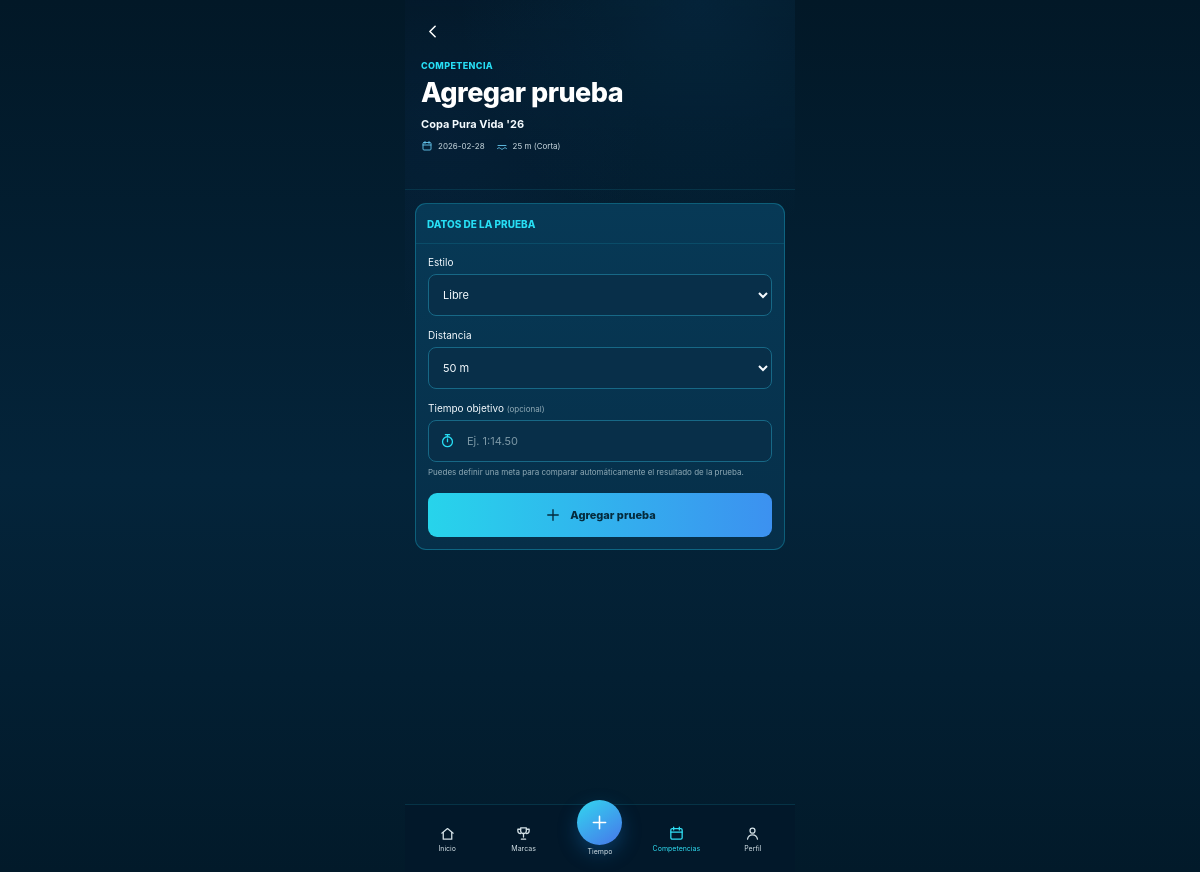
/competitions/1/events/new, run on the app's committed database.
### tables this page shows
CREATE TABLE competitions (
        id INTEGER PRIMARY KEY AUTOINCREMENT,
        name TEXT NOT NULL,
        competition_date TEXT NOT NULL,
        location TEXT,
        pool_length INTEGER NOT NULL,
        notes TEXT,
        created_at TEXT NOT NULL DEFAULT CURRENT_TIMESTAMP
    );

### app.py (the view, shortened to what this page needs)
@app.route("/competitions/<int:competition_id>/events/new", methods=["GET", "POST"])
def new_competition_event(competition_id):
    conn = get_db()
    comp = conn.execute("SELECT * FROM competitions WHERE id=?", (competition_id,)).fetchone()
    if not comp:
        conn.close()
        return "Competencia no encontrada", 404
    conn.close()
    return render_template("competition_event_form.html", comp=comp, styles=STYLES, official_events=OFFICIAL_EVENTS)

### app.py (called while the page is built)
def get_db():
    conn = sqlite3.connect(DB)
    conn.row_factory = sqlite3.Row
    conn.execute("PRAGMA foreign_keys = ON")
    return conn

### templates/competition_event_form.html (shortened to what this page needs)
{% extends "base.html" %}
{% block content %}
<div class="sp272-page">
  <section class="sp272-water-header">
    <a href="{{ url_for('competition_detail', competition_id=comp.id) }}"
       class="sp272-back"
       aria-label="Volver">
      <svg viewBox="0 0 24 24">
        <path d="m15 18-6-6 6-6"/>
      </svg>
    </a>
    <span class="sp272-kicker">COMPETENCIA</span>
    <h1>Agregar prueba</h1>
    <div class="sp272-comp-name">
      {{ comp.name }}
    </div>
    <div class="sp272-meta">
      <span>
        <svg viewBox="0 0 24 24">
          <rect x="4" y="5" width="16" height="15" rx="2"/>
          <path d="M8 3v4M16 3v4M4 10h16"/>
        </svg>
        {{ comp.competition_date }}
      </span>
      <span>
        <svg viewBox="0 0 24 24">
          <path d="M3 17c2-2 4-2 6 0s4 2 6 0 4-2 6 0"/>
          <path d="M4 11h16"/>
        </svg>
        {{ comp.pool_length }} m
        ({% if comp.pool_length == 25 %}Corta{% else %}Larga{% endif %})
      </span>
    </div>
  </section>
  <section class="sp272-card">
    <div class="sp272-card-head">
      <h2>DATOS DE LA PRUEBA</h2>
    </div>
    <form method="post" class="sp272-form">
      <label>
        <span>Estilo</span>
        <select name="stroke" id="stroke" required>
          {% for s in styles %}
            <option value="{{ s }}">{{ s }}</option>
          {% endfor %}
        </select>
      </label>
      <label>
        <span>Distancia</span>
        <select name="distance" id="distance" required></select>
      </label>
      <label>
        <span>Tiempo objetivo <small>(opcional)</small></span>
        <div class="sp272-time-field">
          <input type="text"
                 name="target_time"
                 placeholder="Ej. 1:14.50"
                 inputmode="decimal">
        </div>
        <small class="sp272-help">
          Puedes definir una meta para comparar automáticamente el resultado de la prueba.
        </small>
      </label>
      <button type="submit" class="sp272-submit">
        <svg viewBox="0 0 24 24">
          <path d="M12 5v14M5 12h14"/>
        </svg>
        Agregar prueba
      </button>
    </form>
  </section>
</div>
{% endblock %}

### data on the page
competitions: name "Copa Pura Vida '26", competition_date "2026-02-28", pool_length "25"

### other printed values
form field stroke "Libre"
